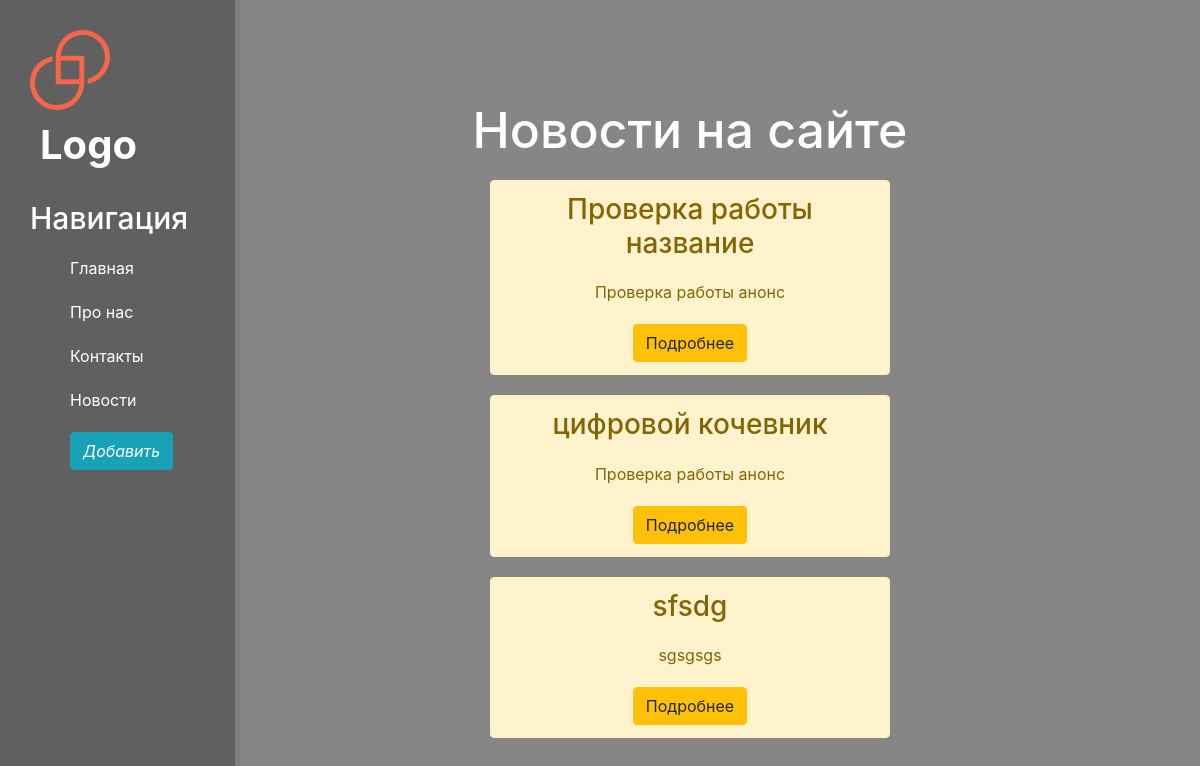
The page /news/ on the database as committed earlier.
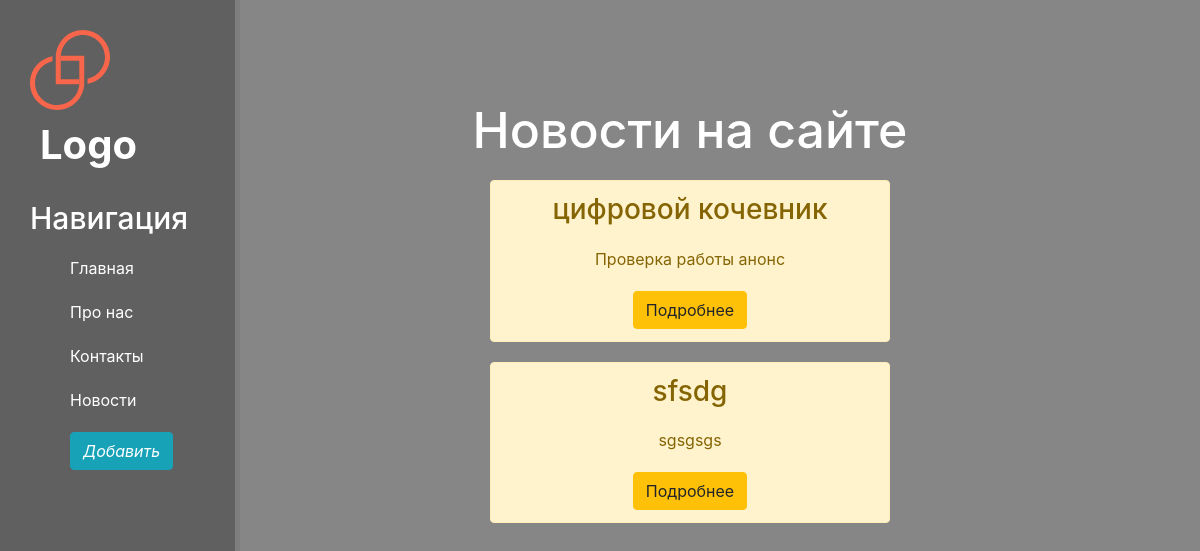
The same page on the database as committed later.
### news/models.py (models this page shows, shortened)
class Articles(models.Model):
    title = models.CharField('Название', max_length=50)
    anons = models.CharField('Анонс', max_length=250)
    full_text = models.TextField('Статья')
    date = models.DateTimeField('Дата публикации')
    class Meta:
        verbose_name = 'Новость'
        verbose_name_plural = 'Новости'

### news/views.py (the view)
# urls.py: path('', views.news_home, name='news_home'),
def news_home(request):
    news = Articles.objects.all()
    return render(request, 'news/news_home.html', {'news': news})

### news/templates/news/news_home.html (shortened to what this page needs)
{% extends 'main/layout.html' %}
{% block content %}
    <div class="features">
        <h1>Новости на сайте</h1>
        {% if news %}
            {% for el in news %}
                <div class="alert alert-warning">
                    <h3>{{ el.title }}</h3>
                    <p>{{ el.anons }}</p>
                    <a href="{% url 'news_detail' el.id %}" class="btn btn-warning">Подробнее</a>
                </div>
            {% endfor %}
        {%  else %}
            <p>У вас нет записей!</p>
        {% endif %}
    </div>
{% endblock %}

### main/templates/main/layout.html (shortened to what this page needs)
{% load static %}
<!doctype html>
<html lang="ru">
<head>
    <link rel="stylesheet" href="https://stackpath.bootstrapcdn.com/bootstrap/4.5.2/css/bootstrap.min.css">
    <link rel="stylesheet" href="css/bootstrap-datetimepicker.min.css" />
    <link rel="stylesheet" href="{% static 'main/css/main.css' %}">
</head>
<body>
    <aside>
        <img src="{% static 'main/img/logo.svg' %}" alt="Лого">
        <span class="logo">Logo</span>
        <h3>Навигация</h3>
        <ul>
            <a href="{% url 'home' %}"><li>Главная</li></a>
            <a href="{% url 'about' %}"><li>Про нас</li></a>
            <a href=""><li>Контакты</li></a>
            <a href="{% url 'news_home' %}"><li>Новости</li></a>
            <a href="{% url 'create' %}"><li><button class="btn btn-info"><i class="fa-light fa-address-book">Добавить</i></button></li></a>
        </ul>
    </aside>
    <main>
        {% block content %}
        {% endblock %}
    </main>
</body>
</html>

### main/static/main/css/main.css (style rules this page uses)
body { background: #868686; }
aside { float: left; background: #606060; width: 20%; padding: 2.5%; height: 100vh; color: #fff; border-right: 5px solid #7e7e7e; }
aside img { width: 80px; float: left; }
aside .logo { font-size: 40px; margin-left: 10px; font-weight: bold; position: relative; top: 5px; }
aside h3 { margin-top: 30px; font-size: 30px; }
aside ul { list-style: none; }
aside ul li { color: #ffffff; display: block; margin-top: 20px; transition: transform .3s linear; }
aside ul a { text-decoration: none; }
main .features { float: left; color: #ffffff; margin-top: 100px; text-align: center; width: 75%; }
main .features h1 { font-size: 50px; }
main .features p { max-width: 400px; margin: 20px auto; }
.alert-warning { clear: both; width: 400px; margin: 20px auto; }

Rows that differ between the two databases and show on the page:
removed Articles: title "Проверка работы название", anons "Проверка работы анонс"
